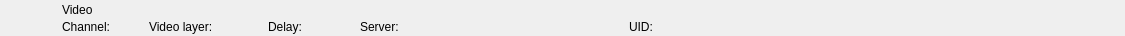
<?xml version="1.0" encoding="UTF-8"?>
<ui version="4.0">
 <class>RundownMovieWidget</class>
 <widget class="QWidget" name="RundownMovieWidget">
  <property name="geometry">
   <rect>
    <x>0</x>
    <y>0</y>
    <width>1125</width>
    <height>36</height>
   </rect>
  </property>
  <layout class="QHBoxLayout" name="horizontalLayout">
   <property name="spacing">
    <number>0</number>
   </property>
   <property name="margin">
    <number>0</number>
   </property>
   <item>
    <widget class="QFrame" name="frameItem">
     <property name="sizePolicy">
      <sizepolicy hsizetype="Preferred" vsizetype="Fixed">
       <horstretch>0</horstretch>
       <verstretch>0</verstretch>
      </sizepolicy>
     </property>
     <property name="minimumSize">
      <size>
       <width>0</width>
       <height>36</height>
      </size>
     </property>
     <widget class="QLabel" name="labelIcon">
      <property name="geometry">
       <rect>
        <x>22</x>
        <y>2</y>
        <width>32</width>
        <height>32</height>
       </rect>
      </property>
      <property name="text">
       <string/>
      </property>
      <property name="pixmap">
       <pixmap resource="../Widgets.qrc">:/Graphics/Images/Movie.png</pixmap>
      </property>
      <property name="scaledContents">
       <bool>true</bool>
      </property>
     </widget>
     <widget class="QLabel" name="labelLabel">
      <property name="geometry">
       <rect>
        <x>62</x>
        <y>2</y>
        <width>533</width>
        <height>16</height>
       </rect>
      </property>
      <property name="text">
       <string>Video</string>
      </property>
     </widget>
     <widget class="QLabel" name="labelChannel">
      <property name="geometry">
       <rect>
        <x>62</x>
        <y>19</y>
        <width>78</width>
        <height>16</height>
       </rect>
      </property>
      <property name="text">
       <string>Channel:</string>
      </property>
     </widget>
     <widget class="QLabel" name="labelVideolayer">
      <property name="geometry">
       <rect>
        <x>149</x>
        <y>19</y>
        <width>110</width>
        <height>16</height>
       </rect>
      </property>
      <property name="text">
       <string>Video layer:</string>
      </property>
     </widget>
     <widget class="QLabel" name="labelColor">
      <property name="geometry">
       <rect>
        <x>0</x>
        <y>0</y>
        <width>18</width>
        <height>36</height>
       </rect>
      </property>
      <property name="text">
       <string/>
      </property>
     </widget>
     <widget class="QLabel" name="labelGroupColor">
      <property name="geometry">
       <rect>
        <x>0</x>
        <y>0</y>
        <width>6</width>
        <height>36</height>
       </rect>
      </property>
      <property name="text">
       <string/>
      </property>
     </widget>
     <widget class="QLabel" name="labelDevice">
      <property name="geometry">
       <rect>
        <x>360</x>
        <y>19</y>
        <width>260</width>
        <height>16</height>
       </rect>
      </property>
      <property name="text">
       <string>Server:</string>
      </property>
     </widget>
     <widget class="QLabel" name="labelDelay">
      <property name="geometry">
       <rect>
        <x>268</x>
        <y>19</y>
        <width>83</width>
        <height>16</height>
       </rect>
      </property>
      <property name="text">
       <string>Delay:</string>
      </property>
     </widget>
     <widget class="QLabel" name="labelLoopOverlay">
      <property name="geometry">
       <rect>
        <x>22</x>
        <y>1</y>
        <width>32</width>
        <height>32</height>
       </rect>
      </property>
      <property name="text">
       <string/>
      </property>
      <property name="pixmap">
       <pixmap resource="../Widgets.qrc">:/Graphics/Images/LoopIconOverlay.png</pixmap>
      </property>
      <property name="scaledContents">
       <bool>false</bool>
      </property>
      <property name="alignment">
       <set>Qt::AlignCenter</set>
      </property>
     </widget>
     <widget class="QLabel" name="labelRemoteTriggerId">
      <property name="geometry">
       <rect>
        <x>629</x>
        <y>19</y>
        <width>111</width>
        <height>16</height>
       </rect>
      </property>
      <property name="text">
       <string>UID:</string>
      </property>
     </widget>
    </widget>
   </item>
   <item>
    <widget class="QFrame" name="frameStatus">
     <property name="minimumSize">
      <size>
       <width>399</width>
       <height>0</height>
      </size>
     </property>
     <property name="maximumSize">
      <size>
       <width>399</width>
       <height>16777215</height>
      </size>
     </property>
     <widget class="QLabel" name="labelGpiConnected">
      <property name="geometry">
       <rect>
        <x>291</x>
        <y>2</y>
        <width>32</width>
        <height>32</height>
       </rect>
      </property>
      <property name="minimumSize">
       <size>
        <width>32</width>
        <height>32</height>
       </size>
      </property>
      <property name="maximumSize">
       <size>
        <width>32</width>
        <height>32</height>
       </size>
      </property>
      <property name="lineWidth">
       <number>0</number>
      </property>
      <property name="text">
       <string/>
      </property>
      <property name="pixmap">
       <pixmap resource="../Widgets.qrc">:/Graphics/Images/GpiConnected.png</pixmap>
      </property>
      <property name="scaledContents">
       <bool>true</bool>
      </property>
     </widget>
     <widget class="QLabel" name="labelDisconnected">
      <property name="geometry">
       <rect>
        <x>355</x>
        <y>2</y>
        <width>32</width>
        <height>32</height>
       </rect>
      </property>
      <property name="minimumSize">
       <size>
        <width>32</width>
        <height>32</height>
       </size>
      </property>
      <property name="maximumSize">
       <size>
        <width>32</width>
        <height>32</height>
       </size>
      </property>
      <property name="text">
       <string/>
      </property>
      <property name="pixmap">
       <pixmap resource="../Widgets.qrc">:/Graphics/Images/Disconnected.png</pixmap>
      </property>
      <property name="scaledContents">
       <bool>true</bool>
      </property>
     </widget>
     <widget class="QLabel" name="labelActiveColor">
      <property name="geometry">
       <rect>
        <x>391</x>
        <y>0</y>
        <width>8</width>
        <height>36</height>
       </rect>
      </property>
      <property name="minimumSize">
       <size>
        <width>8</width>
        <height>36</height>
       </size>
      </property>
      <property name="maximumSize">
       <size>
        <width>8</width>
        <height>36</height>
       </size>
      </property>
      <property name="text">
       <string/>
      </property>
     </widget>
     <widget class="QLabel" name="labelThumbnail">
      <property name="geometry">
       <rect>
        <x>229</x>
        <y>2</y>
        <width>57</width>
        <height>32</height>
       </rect>
      </property>
      <property name="minimumSize">
       <size>
        <width>57</width>
        <height>32</height>
       </size>
      </property>
      <property name="maximumSize">
       <size>
        <width>57</width>
        <height>32</height>
       </size>
      </property>
      <property name="lineWidth">
       <number>0</number>
      </property>
      <property name="text">
       <string/>
      </property>
      <property name="scaledContents">
       <bool>true</bool>
      </property>
     </widget>
     <widget class="OscTimeWidget" name="widgetOscTime" native="true">
      <property name="geometry">
       <rect>
        <x>3</x>
        <y>3</y>
        <width>220</width>
        <height>31</height>
       </rect>
      </property>
     </widget>
     <widget class="QLabel" name="labelAutoPlay">
      <property name="geometry">
       <rect>
        <x>323</x>
        <y>2</y>
        <width>32</width>
        <height>32</height>
       </rect>
      </property>
      <property name="minimumSize">
       <size>
        <width>32</width>
        <height>32</height>
       </size>
      </property>
      <property name="maximumSize">
       <size>
        <width>32</width>
        <height>32</height>
       </size>
      </property>
      <property name="lineWidth">
       <number>0</number>
      </property>
      <property name="text">
       <string/>
      </property>
      <property name="pixmap">
       <pixmap resource="../Widgets.qrc">:/Graphics/Images/AutoPlayItem.png</pixmap>
      </property>
      <property name="scaledContents">
       <bool>true</bool>
      </property>
      <property name="margin">
       <number>0</number>
      </property>
     </widget>
    </widget>
   </item>
  </layout>
 </widget>
 <customwidgets>
  <customwidget>
   <class>OscTimeWidget</class>
   <extends>QWidget</extends>
   <header>OscTimeWidget.h</header>
   <container>1</container>
  </customwidget>
 </customwidgets>
 <resources>
  <include location="../Widgets.qrc"/>
 </resources>
 <connections/>
 <slots>
  <slot>addToCombo()</slot>
 </slots>
</ui>
